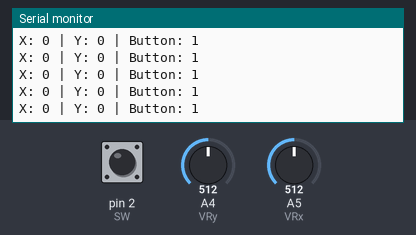
The sketch below on a simulated Arduino Uno, built with avr-gcc and run on an emulated ATmega328P. On the bench: the last lines printed to the serial monitor. The inputs (shaded band) are chosen by the test bench; at power-on: A4 (VRy) = 512, A5 (VRx) = 512, pin 2 (SW) HIGH.

Above: at 1.2 s.
1.3 s: A4 (VRy) set to 716
At 1.31 s:
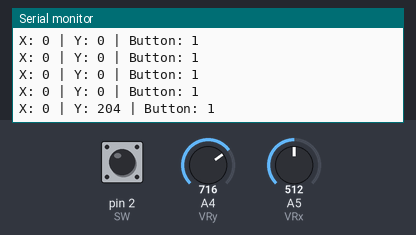
2.8 s: A5 (VRx) set to 716
At 2.83 s:
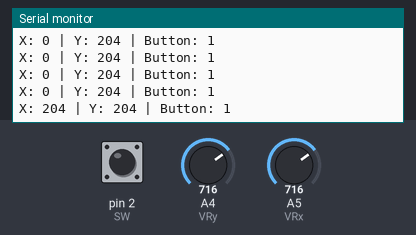
5.8 s: A4 (VRy) set to 511
At 5.85 s:
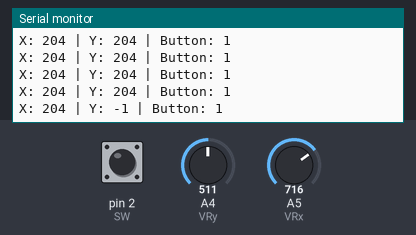
8.8 s: pin 2 (SW) pulled LOW for 0.15 s
At 8.88 s:
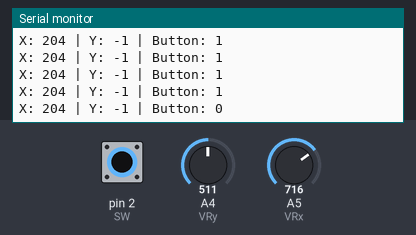
10.4 s: A5 (VRx) set to 900
At 10.49 s:
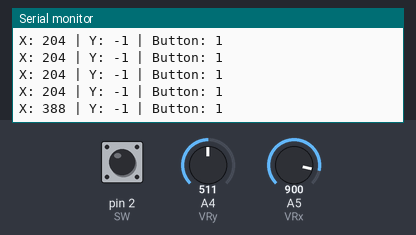
11.9 s: pin 2 (SW) pulled LOW for 1 s
At 12.0 s:
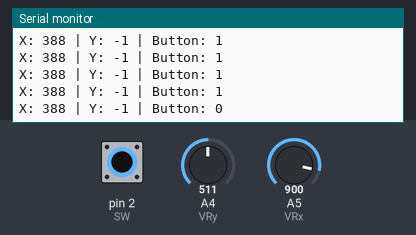
Timing chart, 0 to 14.9 s (numbered marks = the images above; inputs shaded):
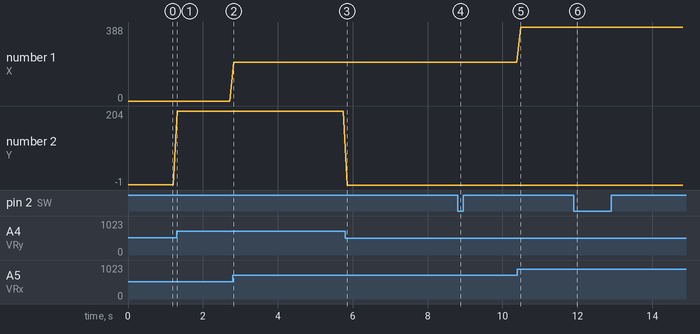

The sketch:

Joystick.ino
```cpp
int VRx = A5;
int VRy = A4;
int SW = 2;

int xPosition = 0;
int yPosition = 0;
int SW_state = 0;
int mapX = 0;
int mapY = 0;

void setup() {
  Serial.begin(9600);

  pinMode(VRx, INPUT);
  pinMode(VRy, INPUT);
  pinMode(SW, INPUT_PULLUP);

}

void loop() {
  xPosition = analogRead(VRx);
  yPosition = analogRead(VRy);
  SW_state = digitalRead(SW);
  mapX = map(xPosition, 0, 1023, -512, 512);
  mapY = map(yPosition, 0, 1023, -512, 512);

  Serial.print("X: ");
  Serial.print(mapX);
  Serial.print(" | Y: ");
  Serial.print(mapY);
  Serial.print(" | Button: ");
  Serial.println(SW_state);

  delay(100);

}
```

Measured:
- after the input at 1.3 s, the serial monitor: prints a new line at once (image 1)
- after the input at 2.8 s, the serial monitor: prints a new line at once (image 2)
- after the input at 5.8 s, the serial monitor: prints a new line after 0.05 s (image 3)
- after the input at 8.8 s, the serial monitor: prints a new line after 0.07 s (image 4)
- after the input at 10.4 s, the serial monitor: prints a new line after 0.08 s (image 5)
- after the input at 11.9 s, the serial monitor: prints a new line after 0.10 s (image 6)
- plotted number 1: 204 → 388 after the input at 10.4 s
- plotted number 2: 0 → 204 after the input at 1.3 s, 204 → -1 after the input at 5.8 s
